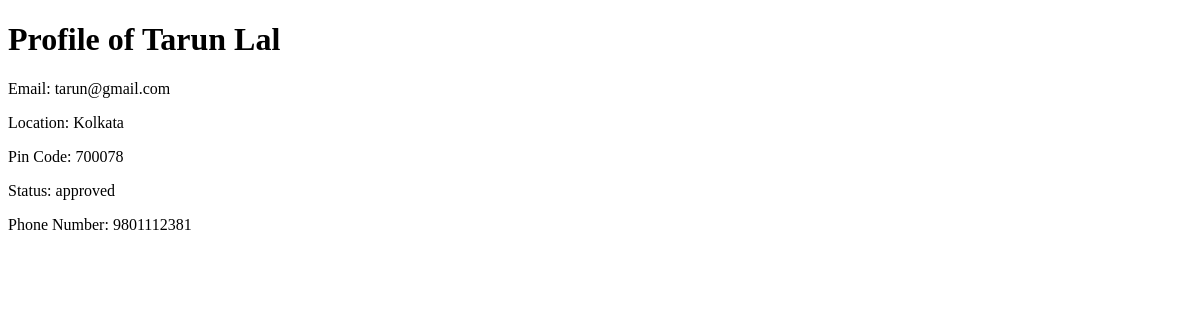
Before: /user_profile/2 with the older database file.
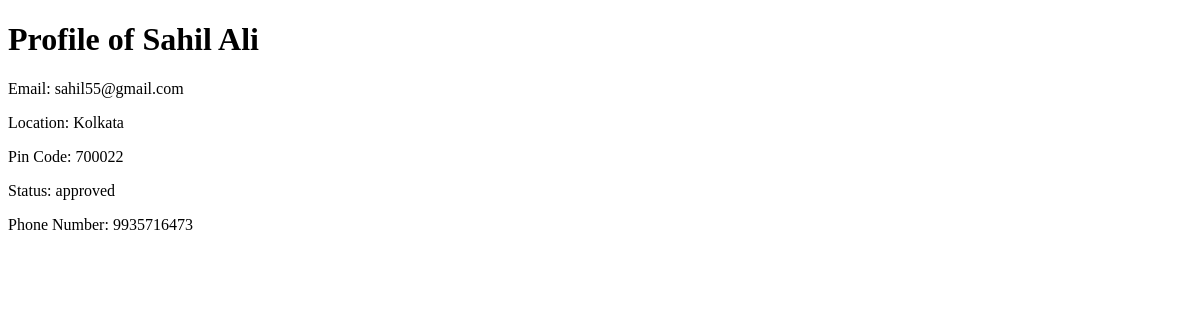
After: the same page with the newer database file.
### backend/models.py (models this page shows)
class User_Info(db.Model):
    __tablename__="user_info"
    id=db.Column(db.Integer,primary_key=True)
    email=db.Column(db.String,unique=True,nullable=False)
    password=db.Column(db.String,nullable=False)
    role=db.Column(db.Integer,default=1)
    full_name=db.Column(db.String,nullable=False)
    location=db.Column(db.String,nullable=False)
    pin_code=db.Column(db.Integer,nullable=False)
    user_status=db.Column(db.String,default='approved')
    phone=db.Column(db.Integer,nullable=False, unique=True)

### backend/controllers.py (the view)
@app.route("/user_profile/<int:id>")
def view_user_profile(id):
    user = User_Info.query.get(id)
    if user:
        return render_template("user_profile.html", user=user)
    else:
        return "User not found", 404

### templates/user_profile.html (shortened to what this page needs)
<!DOCTYPE html>
<html lang="en">
<head>
</head>
<body>
    <h1>Profile of {{ user.full_name }}</h1>
    <p>Email: {{ user.email }}</p>
    <p>Location: {{ user.location }}</p>
    <p>Pin Code: {{ user.pin_code }}</p>
    <p>Status: {{ user.user_status }}</p>
    <p>Phone Number: {{ user.phone }}</p>
</body>
</html>

Changed rows visible on the page:
changed User_Info "Kolkata": full_name "Tarun Lal" → "Sahil Ali"; email "tarun@gmail.com" → "sahil55@gmail.com"; pin_code "700078" → "700022"; phone "9801112381" → "9935716473"
